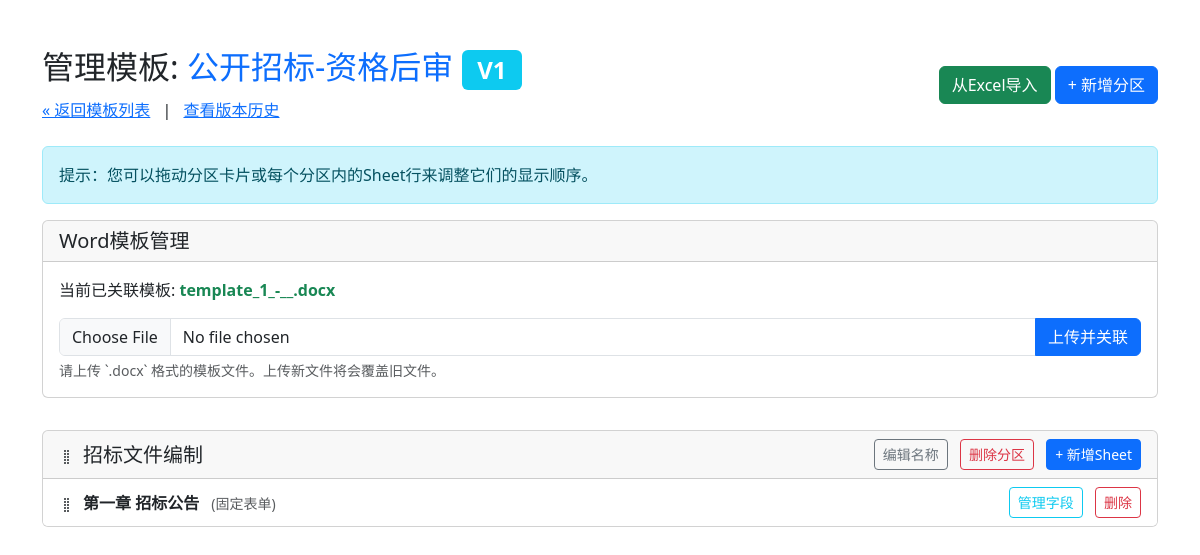
/admin/template/1, run on an earlier commit of the app's database.
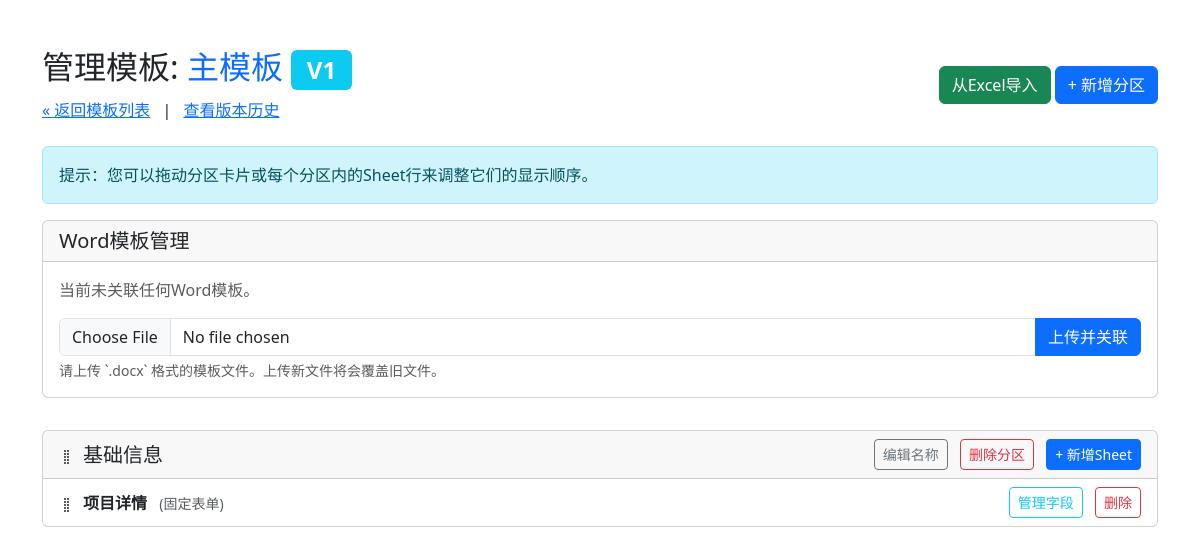
And on a later commit of the database.
### app/models/template_definition.py (models this page shows)
class Template(db.Model):
    __tablename__ = 'template'
    id = db.Column(db.Integer, primary_key=True)
    name = db.Column(db.String(100), nullable=False)
    version = db.Column(db.Integer, nullable=False, default=1)
    status = db.Column(db.String(20), nullable=False, default='draft')  # 'draft' 或 'published'
    is_latest = db.Column(db.Boolean, default=True)  # 标记是否是最新版本
    created_at = db.Column(db.DateTime, server_default=db.func.now())
    parent_id = db.Column(db.Integer, db.ForeignKey('template.id'))  # 用于版本克隆溯源
    display_order = db.Column(db.Integer, nullable=False, default=0)
    word_template_path = db.Column(db.String(512), nullable=True)  # 新增字段，存储Word模板路径
    sections = relationship("Section", back_populates="template", cascade="all, delete-orphan",
                            order_by="Section.display_order")
    parent = relationship("Template", remote_side=[id])

class Section(db.Model):
    id = db.Column(db.Integer, primary_key=True)
    template_id = db.Column(db.Integer, db.ForeignKey('template.id', ondelete='CASCADE'), nullable=False)
    name = db.Column(db.String(100), nullable=False)
    display_order = db.Column(db.Integer, nullable=False, default=0)
    template = relationship("Template", back_populates="sections")
    sheets = relationship("SheetDefinition", back_populates="section", cascade="all, delete-orphan",
                          order_by="SheetDefinition.display_order")

class SheetDefinition(db.Model):
    id = db.Column(db.Integer, primary_key=True)
    section_id = db.Column(db.Integer, db.ForeignKey('section.id', ondelete='CASCADE'), nullable=False)
    name = db.Column(db.String(100), nullable=False)
    sheet_type = db.Column(db.String(50), nullable=False)  # 'fixed_form' 或 'dynamic_table'
    display_order = db.Column(db.Integer, nullable=False, default=0)
    model_identifier = db.Column(db.String(100), nullable=True)  # 动态表格关联的模型标识
    section = relationship("Section", back_populates="sheets")
    fields = relationship("FieldDefinition", back_populates="sheet", cascade="all, delete-orphan",
                          order_by="FieldDefinition.display_order")
    conditional_rules = relationship("ConditionalRule", back_populates="sheet", cascade="all, delete-orphan")

### app/routes/admin.py (the view)
@admin_bp.route('/template/<int:template_id>')
def admin_template_detail(template_id):
    template = Template.query.get_or_404(template_id)
    sections = template.sections
    dynamic_models_list = list(DYNAMIC_TABLE_MODELS.keys())
    return render_template('admin/admin_template_detail.html', template=template, sections=sections,
                           dynamic_models=dynamic_models_list, readonly=not template.is_latest)

### app/templates/admin/admin_template_detail.html (shortened to what this page needs)
<!doctype html>
<html lang="zh-CN">
<head>
    <link href="https://cdn.jsdelivr.net/npm/bootstrap@5.3.3/dist/css/bootstrap.min.css" rel="stylesheet">
</head>
<body data-template-id="{{ template.id }}" data-readonly="{{ readonly | tojson }}" data-dynamic-models="{{ dynamic_models | tojson | safe }}">
    <div class="container mt-5">
        <div class="d-flex justify-content-between align-items-center mb-4">
            <div>
                <h1 class="h2">管理模板: <span class="text-primary">{{ template.name }}</span> <span class="badge bg-info">V{{template.version}}</span></h1>
                <a href="/admin/templates">« 返回模板列表</a>
                <span class="mx-2">|</span>
                <a href="/admin/templates/history/{{ template.name }}">查看版本历史</a>
            </div>
            <div>
                {% if not readonly %}
                <button class="btn btn-success" data-bs-toggle="modal" data-bs-target="#importExcelModal">从Excel导入</button>
                <button class="btn btn-primary" onclick="openNewSectionModal()">+ 新增分区</button>
                {% else %}
                <span class="badge bg-warning text-dark">只读模式</span>
                {% endif %}
            </div>
        </div>
        {% if readonly %}
        <div class="alert alert-warning">
            您正在查看一个历史版本，此页面为 <strong>只读模式</strong>，无法进行任何修改操作。
        </div>
        {% else %}
        <div class="alert alert-info">提示：您可以拖动分区卡片或每个分区内的Sheet行来调整它们的显示顺序。</div>
        {% endif %}
        <div class="card section-card">
            <div class="card-header">
                <h5 class="mb-0">Word模板管理</h5>
            </div>
            <div class="card-body">
                {% if template.word_template_path %}
                    <p>当前已关联模板: <strong class="text-success">{{ template.word_template_path.split('/')[-1] }}</strong></p>
                {% else %}
                    <p class="text-muted">当前未关联任何Word模板。</p>
                {% endif %}
                {% if not readonly %}
                <form id="upload-word-template-form">
                    <div class="input-group">
                        <input type="file" class="form-control" id="word_template_file" name="word_template" accept=".docx">
                        <button class="btn btn-primary" type="submit">上传并关联</button>
                    </div>
                    <div class="form-text">请上传 `.docx` 格式的模板文件。上传新文件将会覆盖旧文件。</div>
                </form>
                {% endif %}
            </div>
        </div>
        <div id="sections-container">
            {% for section in sections %}
            <div class="card section-card" data-id="{{ section.id }}">
                <div class="card-header d-flex justify-content-between align-items-center">
                    <div class="d-flex align-items-center">
                        <span class="section-handle me-2 {% if readonly %}d-none{% endif %}">
                        </span>
                        <h5 class="mb-0">{{ section.name }}</h5>
                    </div>
                    {% if not readonly %}
                    <div>
                        <button class="btn btn-outline-secondary btn-sm" onclick="openEditSectionModal({{ section.id }}, '{{ section.name }}')">编辑名称</button>
                        <button class="btn btn-outline-danger btn-sm ms-2" onclick="deleteSection({{ section.id }}, '{{ section.name }}')">删除分区</button>
                        <button class="btn btn-primary btn-sm ms-2" onclick="openNewSheetModal({{ section.id }})">+ 新增Sheet</button>
                    </div>
                    {% endif %}
                </div>
                <ul class="list-group list-group-flush sheets-list" data-section-id="{{ section.id }}">
                    {% if section.sheets %}
                        {% for sheet in section.sheets %}
                        <li class="list-group-item d-flex justify-content-between align-items-center" data-id="{{ sheet.id }}">
                            <div class="d-flex align-items-center">
                                <span class="sheet-handle me-2 {% if readonly %}d-none{% endif %}">
                                </span>
                                <div>
                                    <span class="fw-bold">{{ sheet.name }}</span>
                                    <small class="text-muted ms-2">({{ '固定表单' if sheet.sheet_type == 'fixed_form' else '动态表格' }})</small>
                                </div>
                            </div>
                            <div>
                                <a href="/admin/sheet/{{ sheet.id }}/fields" class="btn btn-outline-info btn-sm">管理字段</a>
                                {% if not readonly %}
                                <button class="btn btn-outline-danger btn-sm ms-2" onclick="deleteSheet({{ sheet.id }}, '{{ sheet.name }}')">删除</button>
                                {% endif %}
                            </div>
                        </li>
                        {% endfor %}
                    {% else %}
                        <li class="list-group-item text-muted">此分区下还没有任何Sheet。</li>
                    {% endif %}
                </ul>
            </div>
            {% endfor %}
        </div>
    </div>
</body>
</html>

### app/templates/admin/admin_template_detail.html (style rules this page uses)
.section-card { margin-bottom: 2rem; }
.section-handle, .sheet-handle { cursor: grab; }

What changed in the data, as far as the page shows it:
changed Template: name "公开招标-资格后审" → "主模板"; word_template_path "template_1_-__.docx" → (not shown)
changed Section: name "招标文件编制" → "基础信息"
changed SheetDefinition "固定表单": name "第一章 招标公告" → "项目详情"
Also different on the page:
text no longer shown: "当前已关联模板:"
text now shown: "当前未关联任何Word模板。"
